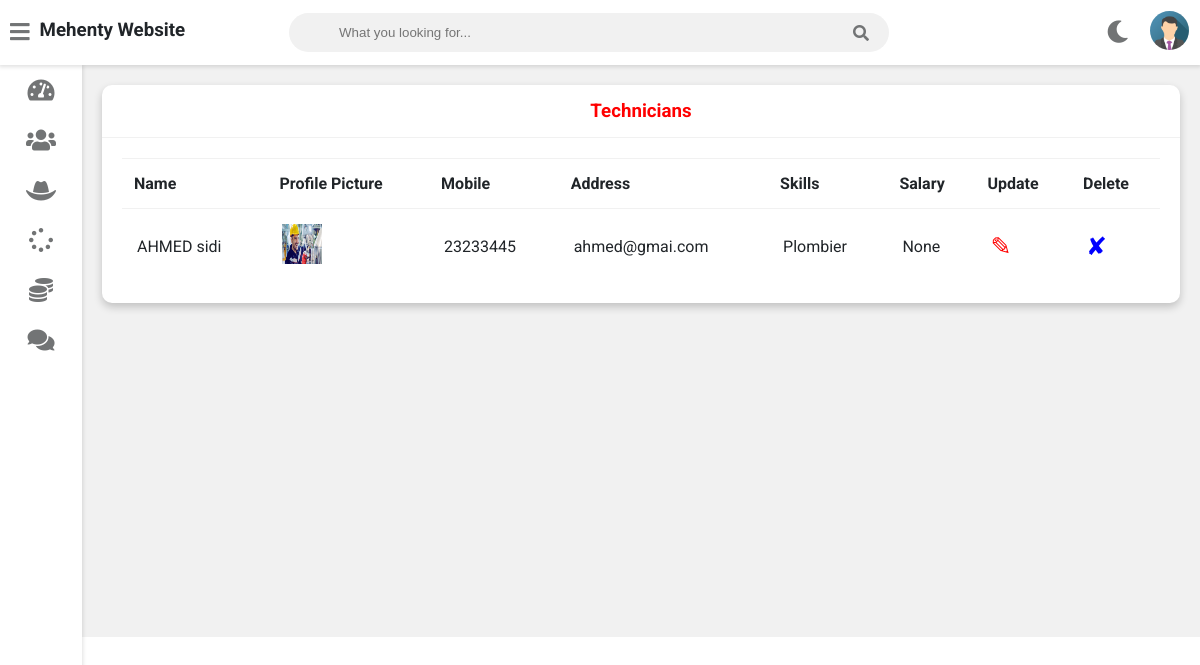
The app's page /admin-view-Technician (signed in), older data.
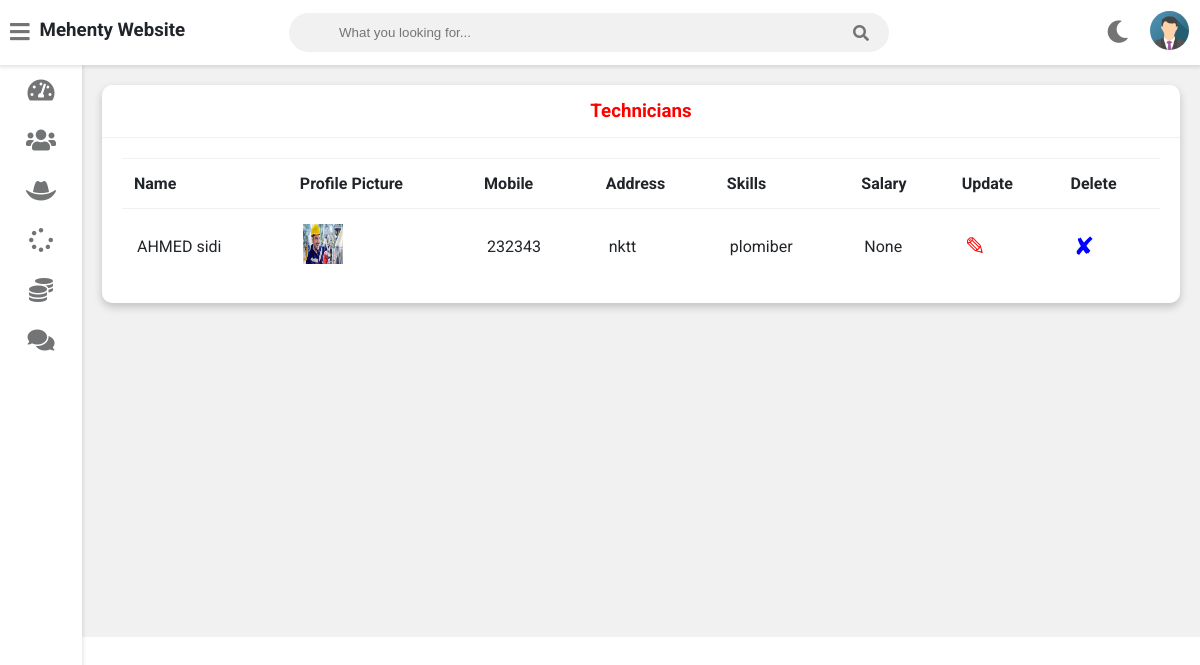
The same page, newer data.
### service/models.py (models this page shows, shortened)
class Technician(models.Model):
    user=models.OneToOneField(User,on_delete=models.CASCADE)
    profile_pic= models.ImageField(upload_to='profile_pic/TechnicianProfilePic/',null=True,blank=True)
    address = models.CharField(max_length=40)
    mobile = models.CharField(max_length=20,null=False)
    skill = models.CharField(max_length=500,null=True)
    salary=models.PositiveIntegerField(null=True)
    status=models.BooleanField(default=False)
    @property
    def get_name(self):
        return self.user.first_name+" "+self.user.last_name

### service/views.py (the view)
# urls.py: path('admin-view-Technician',views.admin_view_Technician_view,name='admin-view-Technician'),
@login_required(login_url='adminlogin')
def admin_view_Technician_view(request):
    Technicians=models.Technician.objects.all()
    return render(request,'service/admin_view_Technician.html',{'Technicians':Technicians})

### templates/service/admin_view_Technician.html
{% extends 'service/adminbase.html' %}
{% block content %}
{% load static %}
	<div class="wrapper">
		<div class="row">
			<div class="col-12 col-m-12 col-sm-12">
				<div class="card">
					<div class="card-header">
						<h3 style="color:red; text-align:center" >Technicians
						</h3>
					</div>
					<div class="card-content">
						<table>
							<thead>
                <tr>
                  <th>Name</th>
                  <th>Profile Picture</th>
                  <th>Mobile</th>
                  <th>Address</th>
                  <th>Skills</th>
                  <th>Salary</th>
                  <th>Update</th>
                  <th>Delete</th>
                </tr>
							</thead>
							<tbody>
              {% for m in Technicians %}
                <tr>
                  <td> {{m.get_name}}</td>
                  <td> <img src="{{ m.profile_pic.url }}" alt="Profile Pic" height="40px" width="40px" /></td>
                  <td>{{m.mobile}}</td>
                  <td>{{m.address}}</td>
                  <td>{{m.skill}}</td>
                  <td>{{m.salary}}</td>
                  <td><a  style="color:red; text-decoration:none;font-size:25px;" href="{% url 'update-Technician' m.id  %}">&#9998;</a></td>
                  <td><a style="color:blue; text-decoration:none;font-size:25px;"href="{% url 'delete-Technician' m.id  %}">&#10008;</a></td>
                </tr>
                {% endfor %}
							</tbody>
						</table>
					</div>
				</div>
			</div>
		</div>
<br><br><br><br><br><br><br><br><br><br><br><br><br><br><br><br>
	</div>
{% endblock content %}

Row changes from the older to the newer data that the page shows:
changed Technician "None": mobile "23233445" → "232343"; address "ahmed@gmai.com" → "nktt"; skill "Plombier" → "plomiber"
